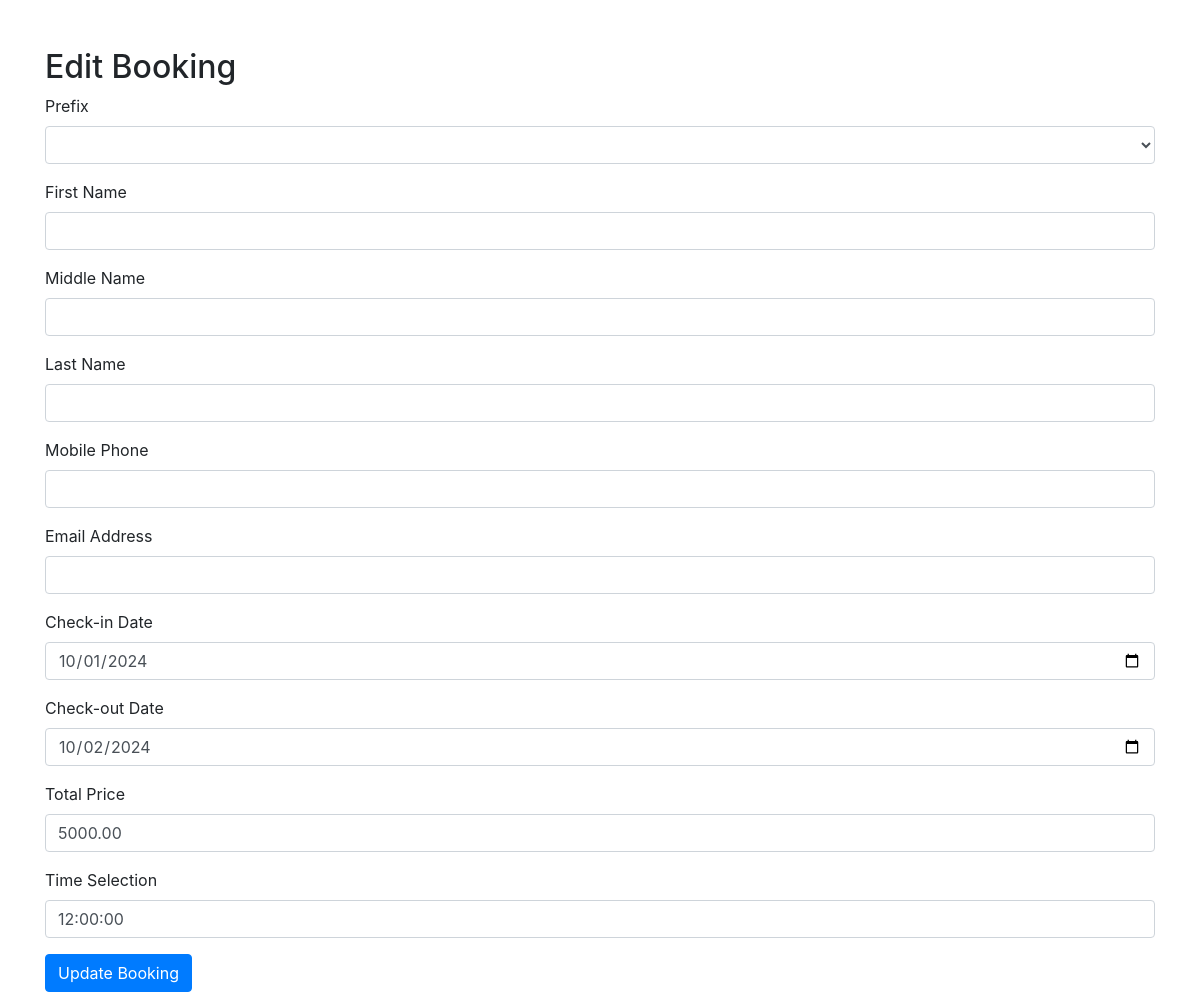
The page /edit_booking.php?id=1 on the database its author committed.
### tables this page shows
CREATE TABLE IF NOT EXISTS bookings (
    id INT AUTO_INCREMENT PRIMARY KEY,
    prefix VARCHAR(10),
    first_name VARCHAR(50),
    middle_name VARCHAR(50),
    last_name VARCHAR(50),
    mobile_phone VARCHAR(15),
    email_address VARCHAR(100),
    address1 VARCHAR(255),
    city VARCHAR(100),
    postal_code VARCHAR(10),
    checkin_date DATE,
    checkout_date DATE,
    num_small_rooms INT,
    num_big_rooms INT,
    payment_screenshot VARCHAR(255),
    time_selection VARCHAR(20),
    total_price DECIMAL(10, 2),
    downpayment_price DECIMAL(10, 2),
    multiple_days_total_price DECIMAL(10, 2),
    created_at TIMESTAMP DEFAULT CURRENT_TIMESTAMP
);

### edit_booking.php (the view, shortened to what this page needs)
<?php
$servername = "localhost";
$username = "root";
$password = "";
$dbname = "ohana";
try {
    $pdo = new PDO("mysql:host=$servername;dbname=$dbname", $username, $password);
    $pdo->setAttribute(PDO::ATTR_ERRMODE, PDO::ERRMODE_EXCEPTION);
} catch (PDOException $e) {
    die('Connection failed: ' . $e->getMessage());
}
$stmt = $pdo->prepare("SELECT * FROM bookings WHERE id = :id");
$stmt->bindParam(':id', $_GET['id'], PDO::PARAM_INT);
$stmt->execute();
$booking = $stmt->fetch(PDO::FETCH_ASSOC);
?>
<!DOCTYPE html>
<html lang="en">
<head>
    <link href="https://stackpath.bootstrapcdn.com/bootstrap/4.5.2/css/bootstrap.min.css" rel="stylesheet">
</head>
<body>
    <div class="container mt-5">
        <h2>Edit Booking</h2>
        <form method="POST">
            <div class="form-group">
                <label for="prefix">Prefix</label>
                <select class="form-control" name="prefix" id="prefix" required>
                    <option value="<?= htmlspecialchars($booking['prefix']); ?>"><?= htmlspecialchars($booking['prefix']); ?></option>
                    <option value="Dr.">Dr.</option>
                </select>
            </div>
            <div class="form-group">
                <label for="first_name">First Name</label>
                <input type="text" class="form-control" name="first_name" id="first_name" value="<?= htmlspecialchars($booking['first_name']); ?>" required>
            </div>
            <div class="form-group">
                <label for="middle_name">Middle Name</label>
                <input type="text" class="form-control" name="middle_name" id="middle_name" value="<?= htmlspecialchars($booking['middle_name']); ?>">
            </div>
            <div class="form-group">
                <label for="last_name">Last Name</label>
                <input type="text" class="form-control" name="last_name" id="last_name" value="<?= htmlspecialchars($booking['last_name']); ?>" required>
            </div>
            <div class="form-group">
                <label for="mobile_phone">Mobile Phone</label>
                <input type="text" class="form-control" name="mobile_phone" id="mobile_phone" value="<?= htmlspecialchars($booking['mobile_phone']); ?>" required>
            </div>
            <div class="form-group">
                <label for="email_address">Email Address</label>
                <input type="email" class="form-control" name="email_address" id="email_address" value="<?= htmlspecialchars($booking['email_address']); ?>" required>
            </div>
            <div class="form-group">
                <label for="checkin_date">Check-in Date</label>
                <input type="date" class="form-control" name="checkin_date" id="checkin_date" value="<?= htmlspecialchars($booking['checkin_date']); ?>" required>
            </div>
            <div class="form-group">
                <label for="checkout_date">Check-out Date</label>
                <input type="date" class="form-control" name="checkout_date" id="checkout_date" value="<?= htmlspecialchars($booking['checkout_date']); ?>" required>
            </div>
            <div class="form-group">
                <label for="total_price">Total Price</label>
                <input type="number" class="form-control" name="total_price" id="total_price" value="<?= htmlspecialchars($booking['total_price']); ?>" required>
            </div>
            <div class="form-group">
                <label for="time_selection">Time Selection</label>
                <input type="text" class="form-control" name="time_selection" id="time_selection" value="<?= htmlspecialchars($booking['time_selection']); ?>" required>
            </div>
            <button type="submit" class="btn btn-primary">Update Booking</button>
        </form>
    </div>
</body>
</html>

### rows shown on the page
bookings: checkin_date "10/01/2024", checkout_date "10/02/2024", total_price "5000.00", time_selection "12:00:00"
